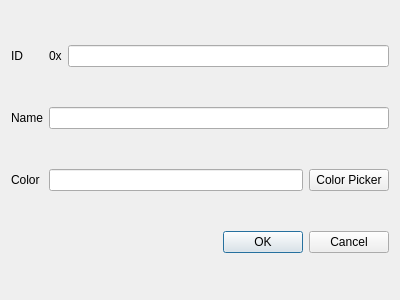
<?xml version="1.0" encoding="UTF-8"?>
<ui version="4.0">
 <class>IDAddDialog</class>
 <widget class="QDialog" name="IDAddDialog">
  <property name="geometry">
   <rect>
    <x>0</x>
    <y>0</y>
    <width>400</width>
    <height>300</height>
   </rect>
  </property>
  <property name="windowTitle">
   <string>Dialog</string>
  </property>
  <layout class="QGridLayout" name="gridLayout">
   <item row="0" column="0">
    <widget class="QLabel" name="idLabel">
     <property name="text">
      <string>ID</string>
     </property>
    </widget>
   </item>
   <item row="0" column="1">
    <layout class="QHBoxLayout" name="horizontalLayout_2">
     <item>
      <widget class="QLabel" name="hexPrefixLabel">
       <property name="text">
        <string>0x</string>
       </property>
      </widget>
     </item>
     <item>
      <widget class="QLineEdit" name="idLineEdit">
       <property name="inputMask">
        <string>hhhh</string>
       </property>
       <property name="frame">
        <bool>true</bool>
       </property>
       <property name="placeholderText">
        <string/>
       </property>
       <property name="cursorMoveStyle">
        <enum>Qt::LogicalMoveStyle</enum>
       </property>
       <property name="clearButtonEnabled">
        <bool>false</bool>
       </property>
      </widget>
     </item>
    </layout>
   </item>
   <item row="1" column="0">
    <widget class="QLabel" name="nameLabel">
     <property name="text">
      <string>Name</string>
     </property>
    </widget>
   </item>
   <item row="1" column="1">
    <widget class="QLineEdit" name="nameLineEdit"/>
   </item>
   <item row="2" column="0">
    <widget class="QLabel" name="colorLabel">
     <property name="text">
      <string>Color</string>
     </property>
    </widget>
   </item>
   <item row="2" column="1">
    <layout class="QHBoxLayout" name="horizontalLayout">
     <item>
      <widget class="QLineEdit" name="colorLineEdit"/>
     </item>
     <item>
      <widget class="QPushButton" name="pushButton">
       <property name="text">
        <string>Color Picker</string>
       </property>
       <property name="default">
        <bool>false</bool>
       </property>
       <property name="flat">
        <bool>false</bool>
       </property>
      </widget>
     </item>
    </layout>
   </item>
   <item row="3" column="1">
    <widget class="QDialogButtonBox" name="buttonBox">
     <property name="orientation">
      <enum>Qt::Horizontal</enum>
     </property>
     <property name="standardButtons">
      <set>QDialogButtonBox::Cancel|QDialogButtonBox::Ok</set>
     </property>
    </widget>
   </item>
  </layout>
 </widget>
 <resources/>
 <connections>
  <connection>
   <sender>buttonBox</sender>
   <signal>accepted()</signal>
   <receiver>IDAddDialog</receiver>
   <slot>accept()</slot>
   <hints>
    <hint type="sourcelabel">
     <x>248</x>
     <y>254</y>
    </hint>
    <hint type="destinationlabel">
     <x>157</x>
     <y>274</y>
    </hint>
   </hints>
  </connection>
  <connection>
   <sender>buttonBox</sender>
   <signal>rejected()</signal>
   <receiver>IDAddDialog</receiver>
   <slot>reject()</slot>
   <hints>
    <hint type="sourcelabel">
     <x>316</x>
     <y>260</y>
    </hint>
    <hint type="destinationlabel">
     <x>286</x>
     <y>274</y>
    </hint>
   </hints>
  </connection>
 </connections>
</ui>
